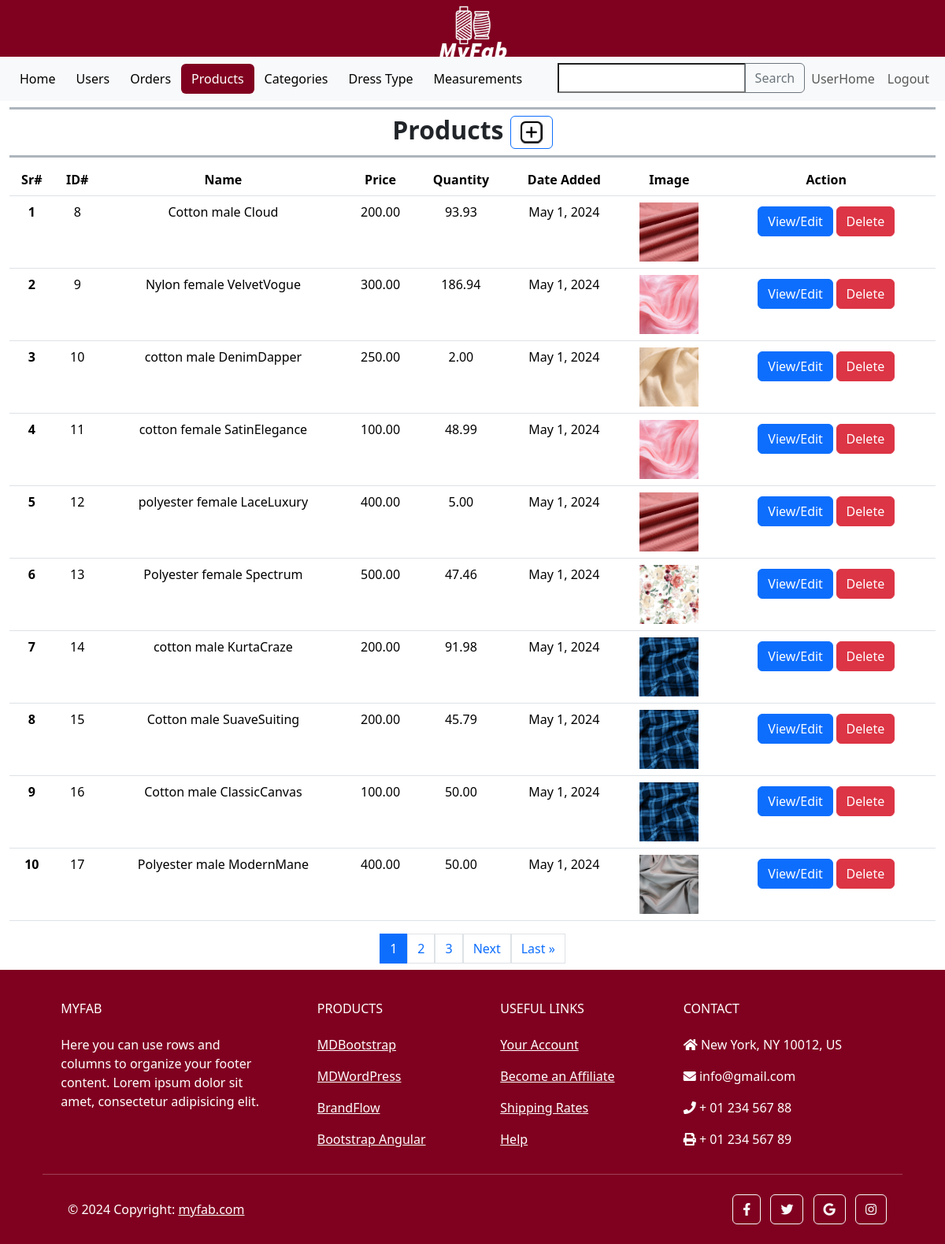
The page /custom_admin/products/ (signed in) on the database as committed earlier.
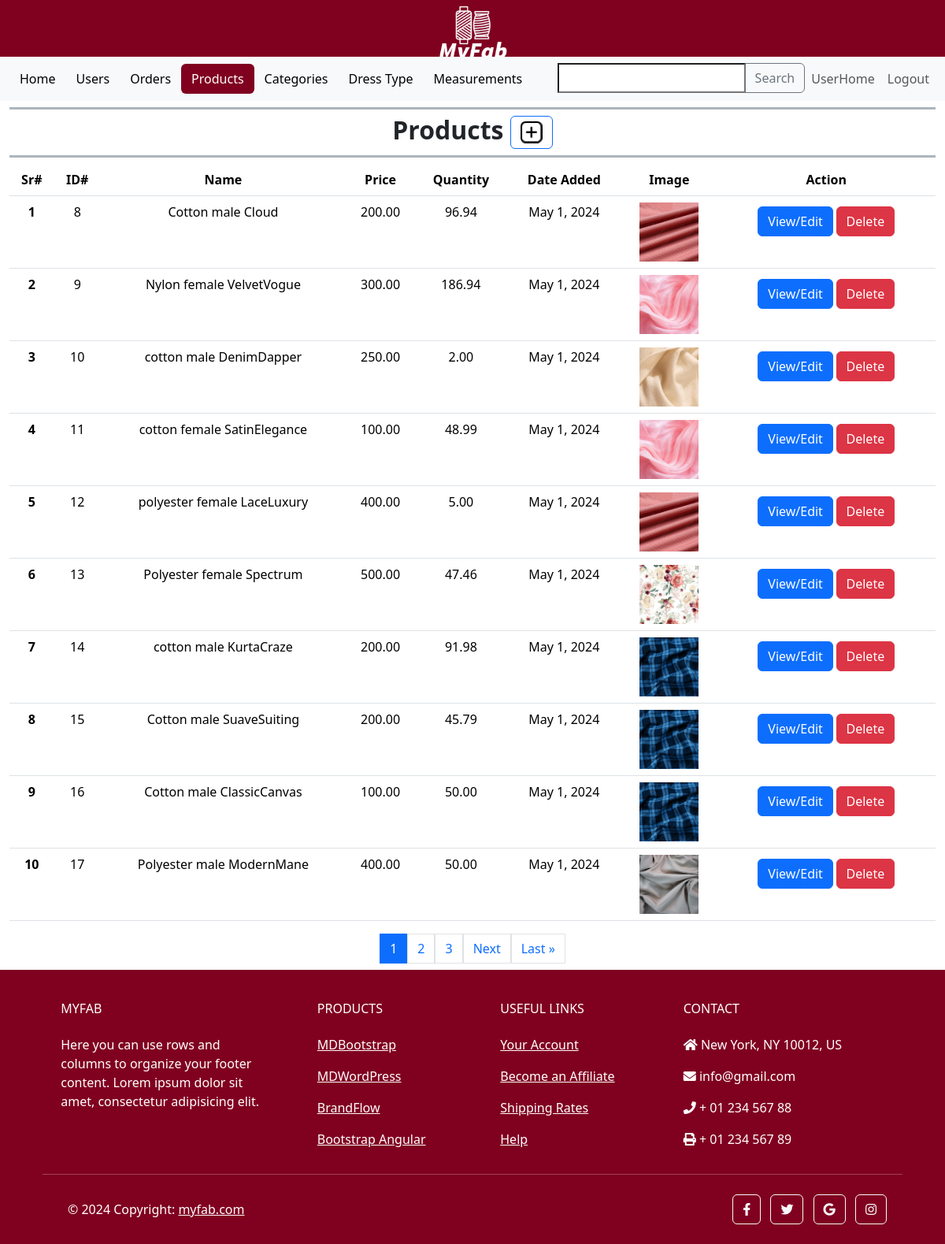
The same page on the database as committed later.
### main/models.py (models this page shows, shortened)
class Product(models.Model):
    name = models.CharField(max_length=255, unique=True, blank=False, null=False)
    price = models.DecimalField(max_digits=10, decimal_places=2, default=0, validators=[MinValueValidator(0)])
    image = models.ImageField(upload_to='images/products')
    description = models.TextField(blank=True)
    qty = models.DecimalField(max_digits=10, decimal_places=2, default=0, validators=[MinValueValidator(0)])
    add_date = models.DateField(auto_now_add=True)
    is_active = models.BooleanField(default=True)
    usages = models.ManyToManyField(Usage)
    category_choices = models.ManyToManyField(CategoryChoice)

### custom_admin/views.py (the view)
# urls.py: path('products/', AdminProducts.as_view(), name = 'admin_products'),
class AdminProducts(View):
    def get(self, request):
        products = Product.objects.all()
        paginator = Paginator(products, 10)
        page_number = request.GET.get('page')
        try:
            paged_products = paginator.page(page_number)
        except PageNotAnInteger:
            paged_products = paginator.page(1)
        except EmptyPage:
             paged_products = paginator.page(paginator.num_pages)
        start_serial_number = (paged_products.number - 1) * paginator.per_page + 1
        serial_numbers = list(range(start_serial_number, start_serial_number + len(paged_products)))
        zipped_data = zip(serial_numbers, paged_products)
        context = {'zipped_data': zipped_data, 'products': paged_products}
        return render(request, 'admin_products.html', context)

### templates/admin_products.html (shortened to what the changed rows need)
{% extends 'admin_base.html' %}
{% load static %}
{% block content %}
    <section class="mb-2">
        <div class="container-fluid">
            <div class="row h-100">
                <div class="col-12">
                    <div class="table-responsive text-center">
                        <table class="table  table-hover">
                            <thead>
                            <tr>
                                <th scope="col">Sr#</th>
                                <th scope="col">ID#</th>
                                <th scope="col">Name</th>
                                <th scope="col">Price</th>
                                <th scope="col">Quantity</th>
                                <th scope="col">Date Added</th>
                                <th scope="col">Image</th>
                                <th scope="col">Action</th>
                            </tr>
                            </thead>
                            <tbody id="product-table-body">
                                {% for serial_number, product in zipped_data %}
                                <tr>
                                    <th scope="row">{{ serial_number }}</th>
                                    <td>{{ product.id }}</td>
                                    <td>{{ product.name }}</td>
                                    <td>{{ product.price }}</td>
                                    <td>{{ product.qty }}</td>
                                    <td>{{ product.add_date }}</td>
                                    <td>
                                        <a href="{{ product.image.url }}" target="_blank">
                                            <img class="thumbnail-image" src="{{ product.image.url }}" alt="{{ product.name }} Image">
                                        </a>
                                    </td>
                                    <td>
                                        <button class="btn btn-sm">
                                            <a href="{% url "custom_admin:admin_product_edit" product.id %}" class="btn btn-primary">View/Edit</a>
                                            <a href="{% url "custom_admin:admin_product_delete" product.id %}" class="btn btn-danger">Delete</a>
                                        </button>
                                    </td>
                                </tr>
                                {% endfor %}
                            </tbody>
                        </table>
                    </div>
                </div>
            </div>
        </div>
    </section>
{% endblock content %}

Rows that differ between the two databases and show on the page:
changed Product "Cotton male Cloud": qty "93.93" → "96.94"
